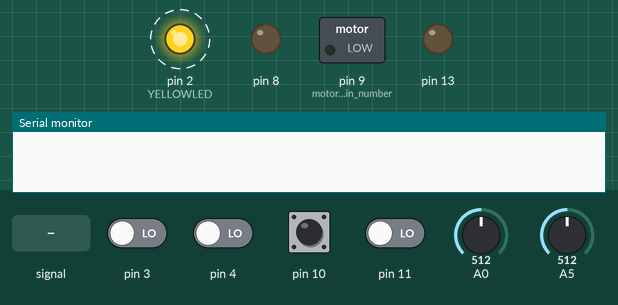
Simulated run of this program. Board: Arduino Nano, built with avr-gcc and run on an emulated ATmega328P. Shown: switched loads named in the program (green lamp = pin HIGH), output pins drawn as LEDs (lit = HIGH), the last lines printed to the serial monitor. Dashed ring = blinking. The inputs (shaded band) are chosen by the test bench; at power-on: pin 10 HIGH, pin 3, pin 4, pin 11 LOW, A5 = 512, A0 = 512.

Above: at 1.2 s.
1.3 s: A5 fed a 50 Hz sine of ±306 counts around its level
4.3 s: A5 set to 900
At 6.3 s:
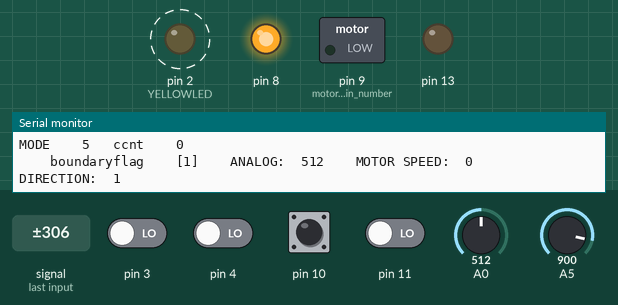
6.6 s: pin 10 pulled LOW for 0.15 s
At 6.97 s:
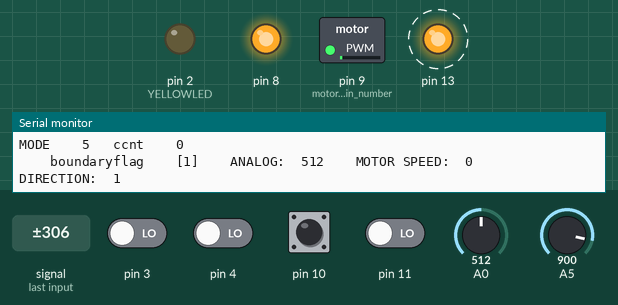
At 9.02 s:
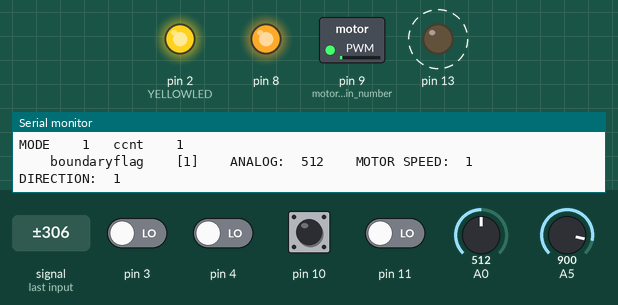
9.6 s: pin 3 driven HIGH
12.6 s: A0 set to 306
At 12.72 s:
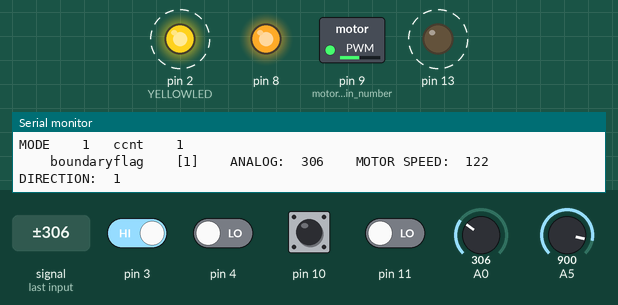
15.6 s: pin 3 driven LOW
Timing chart, 0 to 19.6 s (numbered marks = the images above; inputs shaded):
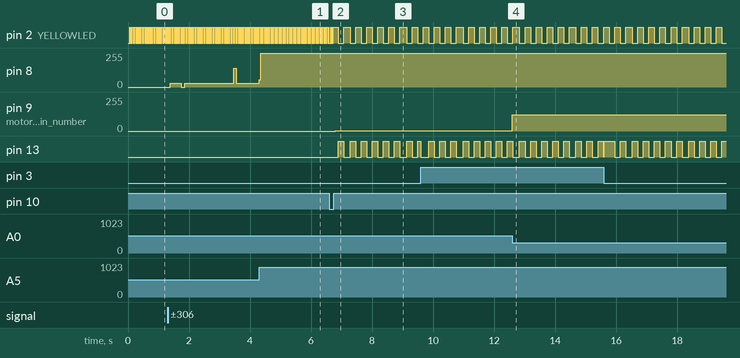

The program:

main.cpp
```cpp
/*
Name:   		cart-pole-platform-io

Author:			Matthew Wycliff  Wycliff8549@UHCL.edu

Purpose:	    The purpose of this file
				is to control the behaviour of a
				cart-pole system.  When compiled
				and loaded onto an Arduino Nano
				ATMEGA-328 using the Atom-Platform-IO
				ToolChain, this code will allow the
				user to:

				* Control the speed and direction
				  of the carriage.

				* Use a button to switch between
				  five separate control modes.

				* Read serial data coming
				  from two separate encoders.

Date:	        April 26 2020
Last Update:    April 26 2020

Build / Compile:    This code is meant to be built
                    using the Atom PlatformIO toolchain.

** Make sure you select the ATMega328 (old bootloader)
if it asks you for a processor.

BUILD COMMAND:  First execute the build command located
                in the upper left corner of the Platform-IO
                GUI.  Next, click the upload button right
				below it.  If it kicks back an error,
				open a fresh terminal and execute the
				following command:

				$ chmod +777 /dev/ttyUSB0

SERIAL MONITOR:
                Once the code is loaded onto your MCU
				and it is running, to view the serial
				print statements, run the serial monitor
				by pressing Shift+Cmd+T or clicking the
				Terminal button which is 3rd from the
				bottom left.
				Then enter this terminal command:

				$ pio device monitor

*/

#include <Arduino.h>
#include <KnobToMotor.hpp>
#include <Hbridge.hpp>
#include <nanoled.hpp>
#include <irRangeFinder.hpp>
#include <switchMode.hpp>
#include <ledControl.hpp>
#include <RotaryEncoder.hpp>
#define in1 6
#define in2 7
#define BUTTON 10
#define YELLOWLED 2

//instantiate objects
Hbridgeclass hbx;
KnobToMotor k2m;
irRangeFinder irrf;
switchMode sm;
ledControl ledctrl;

//global vars
long gcp = 0;			//clock pulse
long gcdh = 400;		//
long gcd = gcdh/1;		//clock delay

//object instantions
RotaryEncoderController rotEncCx1;
RotaryEncoderController rotEncCx2;
Encoder ENC1;
Encoder ENC2;
RotaryEncoderSupervisor rSup1;
RotaryEncoderSupervisor rSup2;

double scalar = 0.1;
double arg1 = 0;
int pot_pin = 0;
int * potpinptr = &pot_pin;
int boundaryFlagLeft = 1;

void setup() {

	Serial.begin(9600);
	ENC1.OnSetup(11,12);		// CLK = 12  DT = 11
    ENC2.OnSetup(3,4);          // CLK = 12  DT = 11
	rotEncCx1.OnSetup(&ENC1);
    rotEncCx2.OnSetup(&ENC2);
	rSup1.OnSetup(13,13,13);
	rSup2.OnSetup(13,13,13);

	setupOnBoardLed();
    k2m.pot_range = 1020;
    k2m.throttle = 0.6;
    hbx.motor_pwm_pin_number = 9;
    irrf.irrfOnSetup(8,800,5);
    sm.smOnSetup(BUTTON);
    ledctrl.onSetup();
    pinMode(YELLOWLED, OUTPUT);
  }


void displayMode() {

    Serial.print("\nMODE    ");
    Serial.print(sm.superMode);
    Serial.print("   ccnt    ");
    Serial.print(sm.clickCount);
    Serial.print("\n\n");
}

void displayAll() {
	displayMode();
    Serial.print("    boundaryflag    [");
    Serial.print(boundaryFlagLeft);
    Serial.print("]    ");
	k2m.displayValues(potpinptr, 1);
}

void levelOneAction(int option) {
    pot_pin = analogRead(0);
	k2m.setMotorParams(option, potpinptr);
    hbx.resolveMotorParameters(k2m.motor_direction, k2m.motor_speed, in1, in2);
    boundaryFlagLeft = irrf.irrfInLoop();
    rotEncCx1.resolveEncoder(gcp,gcd,&ENC1,rSup1);
	rotEncCx2.resolveEncoder(gcp,gcd,&ENC2,rSup2);
}

void loop() {

    while(sm.superMode == 5){
        levelOneAction(0);
        gcp++; // increment global clock pulse
        ledctrl.externalLedBlink(gcp,gcd/8,YELLOWLED);
        sm.smInLoop(boundaryFlagLeft, gcp); //state machine in loop
        if (gcp%(gcd*10) == 0) {
            displayAll();
        }
    }

	while(sm.superMode == 4){
        levelOneAction(2);
        gcp++;
        ledctrl.externalLedBlink(gcp,gcd/4,YELLOWLED);
        ledctrl.internalLedBlink(gcp,gcd/3);
        sm.smInLoop(boundaryFlagLeft, gcp);
        if (gcp%(gcd*10) == 0) {
            displayAll();
        }
    }

    while(sm.superMode == 3){
        levelOneAction(1);
        gcp++;
        ledctrl.externalLedBlink(gcp,gcd/2,YELLOWLED);
        sm.smInLoop(boundaryFlagLeft, gcp);
        if (gcp%(gcd*10) == 0) {
            displayAll();
        }
    }

    while(sm.superMode == 2){
        levelOneAction(1);
        gcp++;
        ledctrl.externalLedBlink(gcp,gcd/1,YELLOWLED);
        sm.smInLoop(boundaryFlagLeft, gcp);
        if (gcp%(gcd*10) == 0) {
            displayAll();
        }
    }

    while(sm.superMode == 1){
        levelOneAction(2);
        gcp++;
        ledctrl.externalLedBlink(gcp,gcd/1,YELLOWLED);
        ledctrl.internalLedBlink(gcp,gcd/1);
        sm.smInLoop(boundaryFlagLeft, gcp);
       if (gcp%(gcd*10) == 0) {
            displayAll();
        }
    }
    gcp++; // increment global clock pulse
    sm.smInLoop(boundaryFlagLeft, gcp);
}
```

Measured:
- after the input at 6.6 s, pin 9 (motor_pwm_pin_number): 0/255 → 1/255 after 0.19 s; pin 13: alternates HIGH for 0.18 s and LOW for 0.18 s, starting after 0.29 s
- after the input at 12.6 s, pin 9 (motor_pwm_pin_number): 1/255 → 122/255 at once
- by itself, pin 2 (YELLOWLED): alternates HIGH for 0.18 s and LOW for 0.18 s
